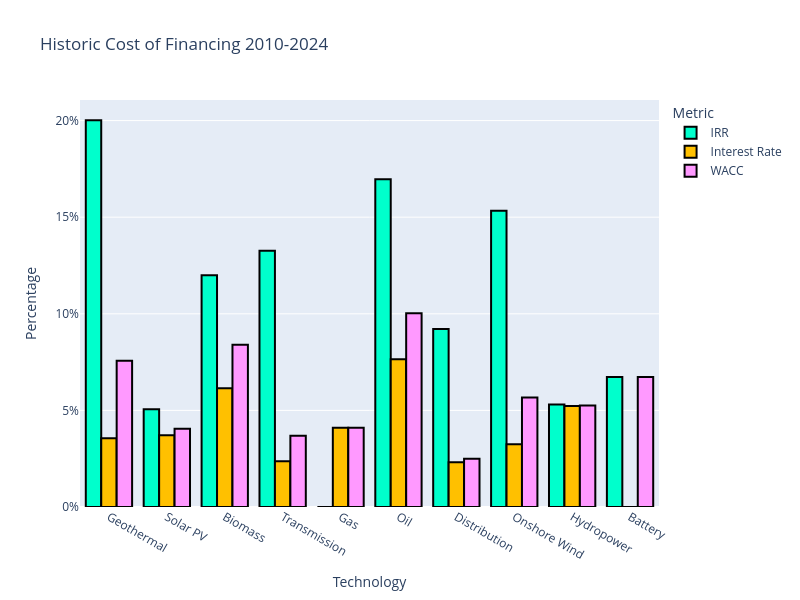

The notebook cell this image was saved under:
### Code cell
import pandas as pd
import plotly.express as px

# get the technology stats, use the function from fbs(financing baseline stats)

df_technology_financing = fbs.get_technology_stats()
df_technology_financing["Technology"] = df_technology_financing.index

# convert the data to long format(melt)
df_melted = df_technology_financing.melt(id_vars=["Technology"], value_vars=["IRR", "Interest Rate", "WACC"],
                     var_name="Metric", value_name="Value")

color_map = {"IRR": "#00ffcc", "Interest Rate": "#ffc000", "WACC": "#ff99ff"}    

fig = px.bar(
    df_melted,
    x="Technology",
    y="Value",
    color="Metric",
    title="Historic Cost of Financing 2010-2024",
    barmode="group",
    color_discrete_map=color_map,
    labels={"Value": "Percentage", "Technology": "Technology"},
    
)
fig.update_traces(marker=dict(line=dict(color='black', width=2)))

# adjust the Y axis to be percentage format
fig.update_layout(
    yaxis_tickformat=".0%",
    width=width,
    height=height,
    )

save_figure(fig)
fig.show()

### Figure 1 — Plotly figure (JSON) as saved in the notebook; plotly's stock layout.template omitted (floating-point values rounded to 4 significant figures)
{"data": [{"alignmentgroup": "True", "hovertemplate": "Metric=IRR<br>Technology=%{x}<br>Percentage=%{y}<extra></extra>", "legendgroup": "IRR", "marker": {"color": "#00ffcc", "line": {"color": "black", "width": 2}, "pattern": {"shape": ""}}, "name": "IRR", "offsetgroup": "IRR", "orientation": "v", "showlegend": true, "textposition": "auto", "type": "bar", "x": ["Geothermal", "Solar PV", "Biomass", "Transmission", "Gas", "Oil", "Distribution", "Onshore Wind", "Hydropower", "Battery"], "xaxis": "x", "y": [0.2001, 0.05058, 0.12, 0.1326, 0, 0.1696, 0.09218, 0.1533, 0.053, 0.06733], "yaxis": "y"}, {"alignmentgroup": "True", "hovertemplate": "Metric=Interest Rate<br>Technology=%{x}<br>Percentage=%{y}<extra></extra>", "legendgroup": "Interest Rate", "marker": {"color": "#ffc000", "line": {"color": "black", "width": 2}, "pattern": {"shape": ""}}, "name": "Interest Rate", "offsetgroup": "Interest Rate", "orientation": "v", "showlegend": true, "textposition": "auto", "type": "bar", "x": ["Geothermal", "Solar PV", "Biomass", "Transmission", "Gas", "Oil", "Distribution", "Onshore Wind", "Hydropower", "Battery"], "xaxis": "x", "y": [0.0356, 0.03716, 0.06152, 0.02365, 0.04096, 0.07643, 0.02317, 0.03251, 0.05225, 0], "yaxis": "y"}, {"alignmentgroup": "True", "hovertemplate": "Metric=WACC<br>Technology=%{x}<br>Percentage=%{y}<extra></extra>", "legendgroup": "WACC", "marker": {"color": "#ff99ff", "line": {"color": "black", "width": 2}, "pattern": {"shape": ""}}, "name": "WACC", "offsetgroup": "WACC", "orientation": "v", "showlegend": true, "textposition": "auto", "type": "bar", "x": ["Geothermal", "Solar PV", "Biomass", "Transmission", "Gas", "Oil", "Distribution", "Onshore Wind", "Hydropower", "Battery"], "xaxis": "x", "y": [0.07567, 0.04054, 0.08399, 0.03693, 0.04096, 0.1003, 0.02497, 0.05672, 0.05252, 0.06733], "yaxis": "y"}], "layout": {"barmode": "group", "height": 600, "legend": {"title": {"text": "Metric"}, "tracegroupgap": 0}, "title": {"text": "Historic Cost of Financing 2010-2024"}, "width": 800, "xaxis": {"anchor": "y", "domain": [0, 1], "title": {"text": "Technology"}}, "yaxis": {"anchor": "x", "domain": [0, 1], "tickformat": ".0%", "title": {"text": "Percentage"}}}}
